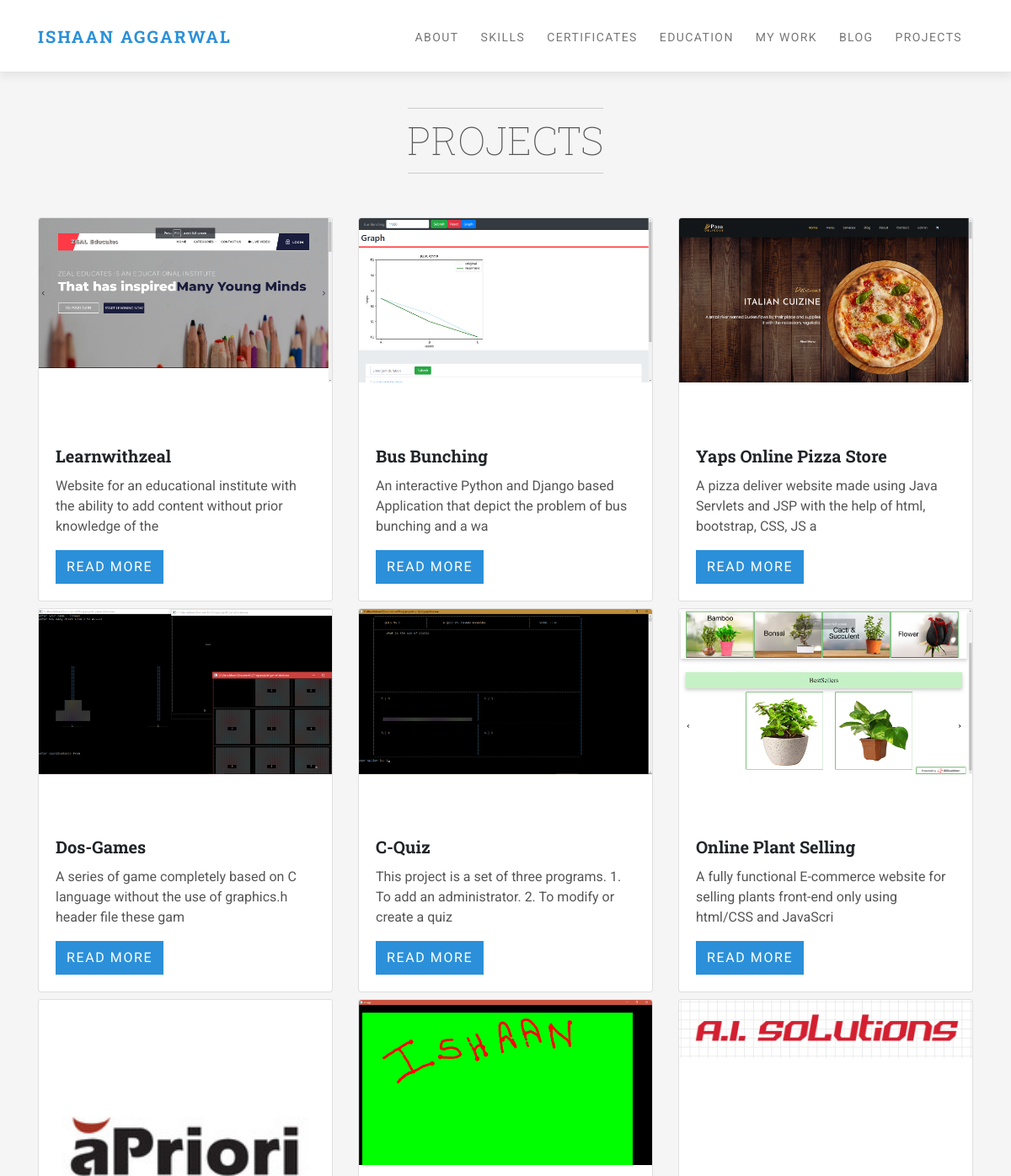
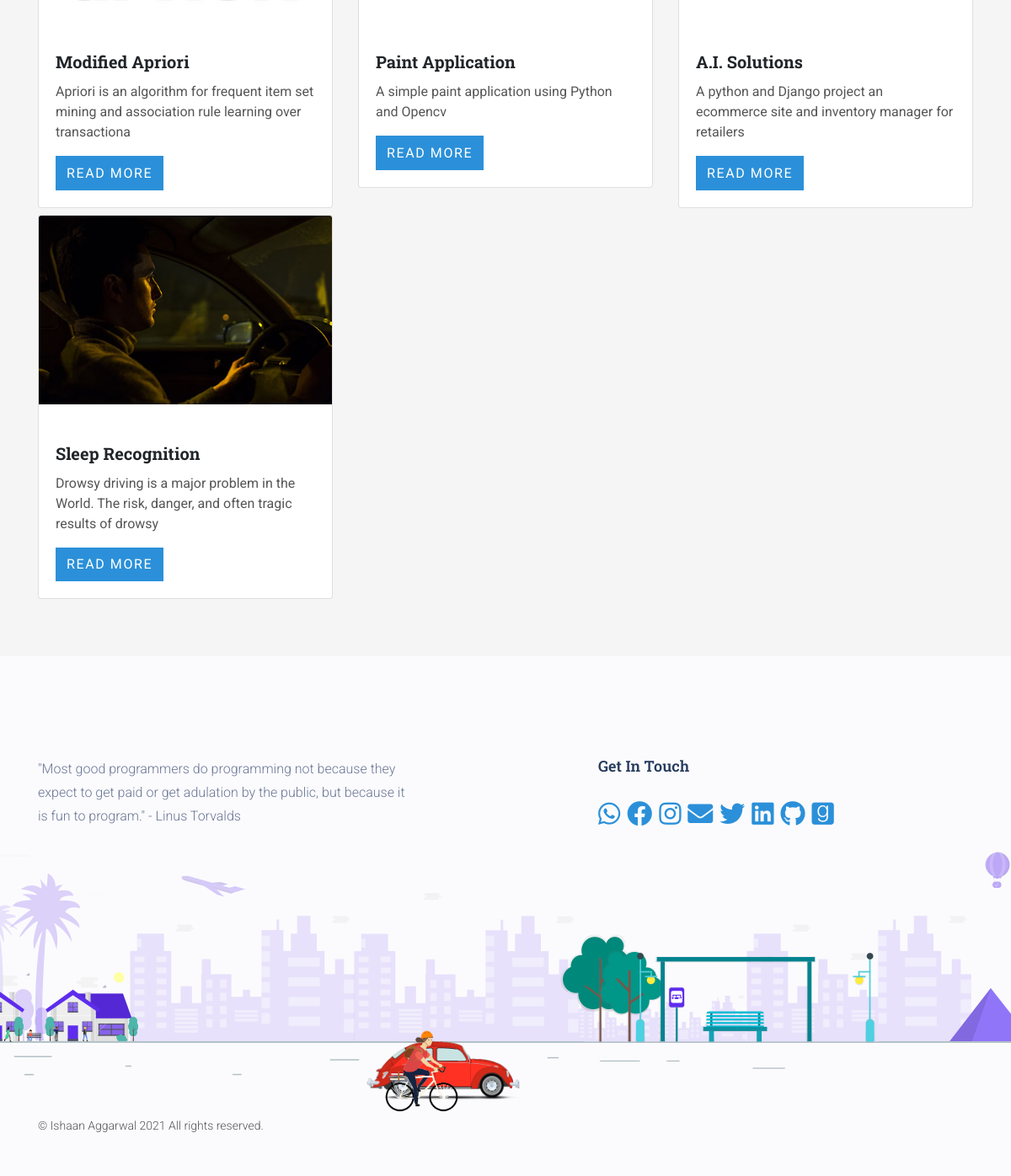
The app's page /project/ with its own data (2 pictures, top to bottom).
### myapp/models.py (models this page shows, shortened)
class Project(models.Model):
    title = models.CharField(max_length=100)
    description = models.TextField()
    technology = models.ManyToManyField('Category', related_name="technology")
    date = models.CharField(max_length=20, default='jkl')
    image = models.ImageField(upload_to='project/')
    video = models.TextField(blank=True)
    git = models.TextField(blank=True)
    slide = models.TextField(blank=True)
    document = models.TextField(blank=True)

### myapp/views.py (the view)
# urls.py: path('', project_index, name='project_index'),
def project_index(request):
    projects = Project.objects.all().order_by('-id')
    context = {
        'projects': projects,
    }
    return render(request, template_name='portfolio/project_index.html', context=context)

### myapp/templates/portfolio/project_index.html (shortened to what this page needs)
{% extends "portfolio/base.html" %}
{% load static %}
{% block body %}
<section id="testimonials" class="testimonials-section bg-gray">
    <div class="container">
        <br><br>
        <header class="text-center mb-2">
          <h2 class="title">Projects</h2>
        </header>
            <div class="row">
            {% for project in projects %}
                <div class="col-md-4">
                    <div class="card mb-2">
                        <div style="width=300px; height:250px">
                            <center><img class="card-img-top" src="{{ project.image.url }}" ></center>
                        </div>
                        <div class="card-body">
                            <h5 class="card-title">{{ project.title|title }}</h5>
                            <p class="card-text">{{ project.description|slice:":100" }}</p>
                            <a href="{% url 'project_detail' project.pk %}"
                               class="btn btn-primary">
                                Read More
                            </a>
                        </div>
                    </div>
                </div>
                {% endfor %}
            </div>
    </div>
</section>
{% endblock %}

### project/CSS/base.css (style rules this page uses)
body { background: #fbfbfd; }
h1, h2, h3, h4, h5, h6 { color: #4b505e; }

### project/CSS/style.default.css (style rules this page uses)
body { color: #555; }
p { color: #555; }
section { padding: 60px 0; position: relative; }
.title { display: inline-block; font-size: 2.9rem; font-weight: 100; padding: 10px 0; margin-bottom: 44px; text-align: center; border-bottom: solid 1px #ccc; border-top: solid 1px #ccc; text-transform: uppercase; letter-spacing: 0.1em; line-height: 1.2; color: #555; margin-top: 20px; letter-spacing: 0; }
.bg-gray { background: #f5f5f5; }
.btn { font-weight: 400; border: 1px solid transparent; text-transform: uppercase; letter-spacing: 0.1em; padding: 0.45rem 0.75rem; font-size: 1rem; line-height: 1.5; border-radius: 0rem; -webkit-transition: color 0.15s ease-in-out, background-color 0.15s ease-in-out, border-color 0.15s ease-in-out, -webkit-box-shadow 0.15s ease-in-out; transition: color 0.15s ease-in-out, background-color 0.15s ease-in-out, border-color 0.15s ease-in-out, -webkit-box-shadow 0.15s ease-in-out; transition: color 0.15s ease-in-out, background-color 0.15s ease-in-out, border-color 0.15s ease-in-out, box-shadow 0.15s ease-in-out; transition: color 0.15s ease-in-out, background-color 0.15s ease-in-out, border-color 0.15s ease-in-out, box-shadow 0.15s ease-in-out, -webkit-box-shadow 0.15s ease-in-out; }
.btn-primary { color: #212529; background-color: #4fbfa8; border-color: #4fbfa8; }
body { font-family: "Roboto", sans-serif; font-size: 1rem; font-weight: 400; line-height: 1.5; color: #212529; background-color: #fff; }
a { color: #4fbfa8; text-decoration: none; }
h1, h2, h3, h4, h5, h6, .h1, .h2, .h3, .h4, .h5, .h6 { margin-bottom: 0.5rem; font-family: "Roboto Slab", serif; font-weight: 700; line-height: 1.2; color: inherit; }
h2, .h2 { font-size: 2.15rem; }
h5, .h5 { font-size: 1.25rem; }
.card { background-color: #fff; border: 1px solid rgba(0, 0, 0, 0.125); border-radius: 0.25rem; }
.card-body { padding: 1.25rem; }
.card-title { margin-bottom: 0.75rem; }
.card-img-top { border-top-left-radius: calc(0.25rem - 1px); border-top-right-radius: calc(0.25rem - 1px); }

### project/CSS/style.blue.css (style rules this page uses)
body { color: #555; }
p { color: #555; }
section { padding: 60px 0; position: relative; }
.title { display: inline-block; font-size: 2.9rem; font-weight: 100; padding: 10px 0; margin-bottom: 44px; text-align: center; border-bottom: solid 1px #ccc; border-top: solid 1px #ccc; text-transform: uppercase; letter-spacing: 0.1em; line-height: 1.2; color: #555; margin-top: 20px; letter-spacing: 0; }
.bg-gray { background: #f5f5f5; }
.btn { font-weight: 400; border: 1px solid transparent; text-transform: uppercase; letter-spacing: 0.1em; padding: 0.45rem 0.75rem; font-size: 1rem; line-height: 1.5; border-radius: 0rem; -webkit-transition: color 0.15s ease-in-out, background-color 0.15s ease-in-out, border-color 0.15s ease-in-out, -webkit-box-shadow 0.15s ease-in-out; transition: color 0.15s ease-in-out, background-color 0.15s ease-in-out, border-color 0.15s ease-in-out, -webkit-box-shadow 0.15s ease-in-out; transition: color 0.15s ease-in-out, background-color 0.15s ease-in-out, border-color 0.15s ease-in-out, box-shadow 0.15s ease-in-out; transition: color 0.15s ease-in-out, background-color 0.15s ease-in-out, border-color 0.15s ease-in-out, box-shadow 0.15s ease-in-out, -webkit-box-shadow 0.15s ease-in-out; }
.btn-primary { color: #fff; background-color: #2b90d9; border-color: #2b90d9; }
body { font-family: "Roboto", sans-serif; font-size: 1rem; font-weight: 400; line-height: 1.5; color: #212529; background-color: #fff; }
a { color: #2b90d9; text-decoration: none !important; }
h1, h2, h3, h4, h5, h6, .h1, .h2, .h3, .h4, .h5, .h6 { margin-bottom: 0.5rem; font-family: "Roboto Slab", serif; font-weight: 700; line-height: 1.2; color: inherit; }
h2, .h2 { font-size: 2.15rem; }
h5, .h5 { font-size: 1.25rem; }
.card { background-color: #fff; border: 1px solid rgba(0, 0, 0, 0.125); border-radius: 0.25rem; }
.card-body { padding: 1.25rem; }
.card-title { margin-bottom: 0.75rem; }
.card-img-top { border-top-left-radius: calc(0.25rem - 1px); border-top-right-radius: calc(0.25rem - 1px); }

### records on screen
Project: image (picture), title "Learnwithzeal", description "Website for an educational institute with the ability to add content without prior knowledge of the"
Project: image (picture), title "Bus Bunching", description "An interactive Python and Django based Application that depict the problem of bus bunching and a wa"
Project: image (picture), title "Yaps Online Pizza Store", description "A pizza deliver website made using Java Servlets and JSP with the help of html, bootstrap, CSS, JS a"
Project: image (picture), title "Dos-Games", description "A series of game completely based on C language without the use of graphics.h header file these gam"
Project: image (picture), title "C-Quiz", description "This project is a set of three programs. 1. To add an administrator. 2. To modify or create a quiz"
Project: image (picture), title "Online Plant Selling", description "A fully functional E-commerce website for selling plants front-end only using html/CSS and JavaScri"
Project: image (picture), title "Modified Apriori", description "Apriori is an algorithm for frequent item set mining and association rule learning over transactiona"
Project: image (picture), title "Paint Application", description "A simple paint application using Python and Opencv"
Project: image (picture), title "A.I. Solutions", description "A python and Django project an ecommerce site and inventory manager for retailers"
Project: image (picture), title "Sleep Recognition", description "Drowsy driving is a major problem in the World. The risk, danger, and often tragic results of drowsy"
